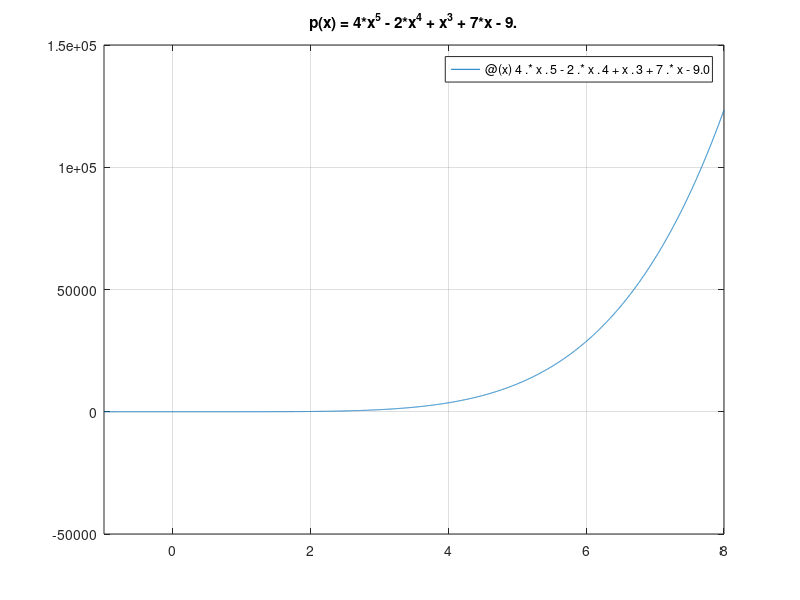
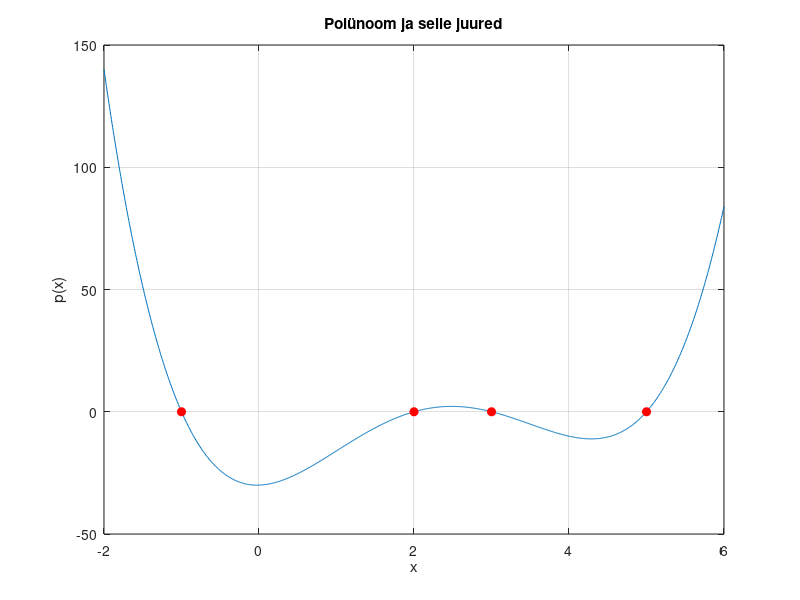
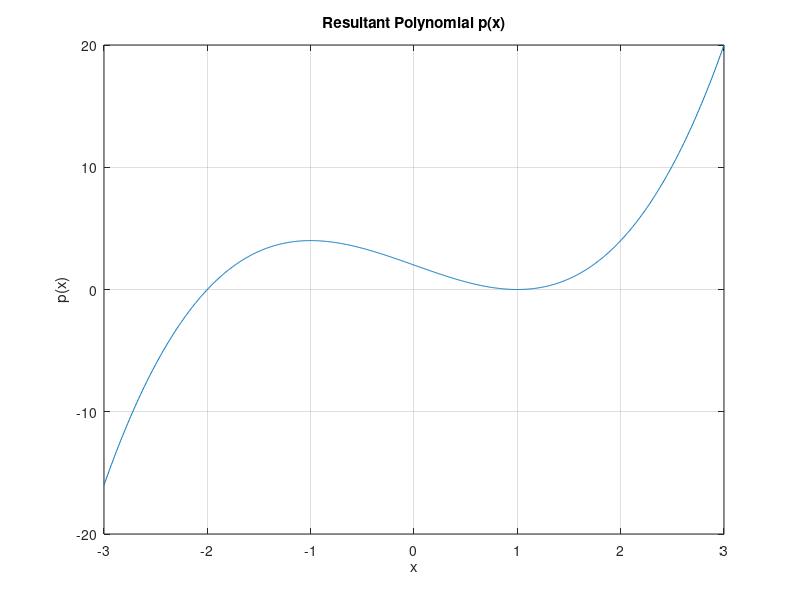
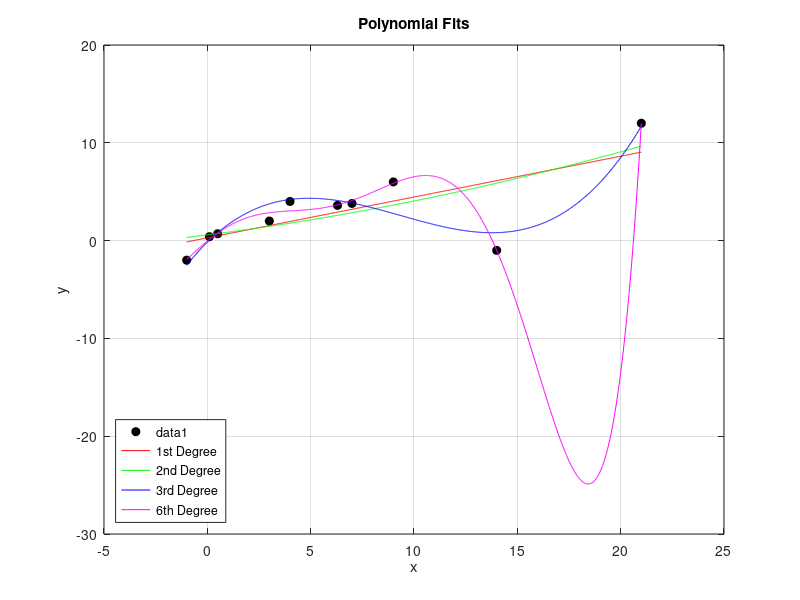

MATLAB code for these plots, in order: (Note: this script raises an error after producing the figures.)
clc
clear

fprintf("Ülesanne 1.\n")
p = @(x) 4.*x.^5 - 2.*x.^4 + x.^3 + 7.*x - 9.0;

fprintf("a)\n")
x = [0, 6];
disp(p(x))

fprintf("b) Funktsiooni p(x) graafik\n")
figure(1)
fplot(p, [-1, 8])
title("p(x) = 4*x^5 - 2*x^4 + x^3 + 7*x - 9.")
grid on

fprintf("\nÜlesanne 2.\n")
% p(x) = x^2 − x − 12
coef = [1, -1, -12];
r = roots(coef);
disp(r)

fprintf("\nÜlesanne 3.\n")

roots = [-1, 3, 2, 5];
% Polynomial with specified roots or characteristic polynomial
p = poly(roots);
x = linspace(min(roots)-1, max(roots)+1, 1000);
% Polynomial evaluation
y = polyval(p, x);

figure(2);
plot(x, y);
hold on;

% Plot the roots
plot(roots, zeros(size(roots)), 'ro', 'MarkerSize', 6, 'MarkerFaceColor', 'r');

xlabel('x');
ylabel('p(x)');
title('Polünoom ja selle juured');
grid on;
hold off;

fprintf("\nÜlesanne 4.\n")

% Define the polynomials
p1 = [1 -2 1]; % Coefficients of p1(x) = x^2 - 2x + 1
p2 = [1 2];    % Coefficients of p2(x) = x + 2

% Convolution and polynomial multiplication
p = conv(p1, p2);
%{
MATLABi funktsioon conv() teostab konvolutsiooni, 
mis on matemaatiline operatsioon, mida kasutatakse 
sageli signaalitöötluses ja polünoomide korrutamisel. 
Kui kasutame conv() funktsiooni kahe vektori puhul, 
mis esindavad polünoomi koefitsiente, siis see on 
samaväärne nende polünoomide korrutamisega.
%}

% Display the resultant polynomial coefficients
disp('Resultant polynomial coefficients:');
disp(p);

% Define the range for x values for plotting
x = linspace(-3, 3, 1000);

% Evaluate the polynomial at each x value
y = polyval(p, x);

% Plot the polynomial
figure(3);
plot(x, y);
xlabel('x');
ylabel('p(x)');
title('Resultant Polynomial p(x)');
grid on;

fprintf("\nÜlesanne 5.\n")

x = [-1, 0.1, 0.5, 3, 4, 6.3,   7, 9, 14, 21];
y = [-2, 0.4, 0.7, 2, 4, 3.6, 3.8, 6, -1, 12];

% a) Fit a first-degree polynomial
p1 = polyfit(x, y, 1);

% b) Fit a second-degree polynomial
p2 = polyfit(x, y, 2);

% c) Fit a third-degree polynomial
p3 = polyfit(x, y, 3);

% d) Fit a sixth-degree polynomial
p6 = polyfit(x, y, 6);

% Define the range for x values for plotting
x_fit = linspace(min(x), max(x), 1000);

% Evaluate the polynomials at each x value
y1 = polyval(p1, x_fit);
y2 = polyval(p2, x_fit);
y3 = polyval(p3, x_fit);
y6 = polyval(p6, x_fit);

% Plot the data points and the fitted polynomials
figure(4);
plot(x, y, 'ko', 'MarkerFaceColor', 'k'); % Data points
hold on;
plot(x_fit, y1, 'r-', 'DisplayName', '1st Degree');
plot(x_fit, y2, 'g-', 'DisplayName', '2nd Degree');
plot(x_fit, y3, 'b-', 'DisplayName', '3rd Degree');
plot(x_fit, y6, 'm-', 'DisplayName', '6th Degree');
xlabel('x');
ylabel('y');
title('Polynomial Fits');
legend( "Location", "southwest");
grid on;
hold off;

% e) Find the polynomial value at x = 3.5 for 2nd and 6th degree polynomials
x_val = 3.5;
y_val_p2 = polyval(p2, x_val);
y_val_p6 = polyval(p6, x_val);

% Display the results
disp(['Value of 2nd degree polynomial at x = 3.5: ', num2str(y_val_p2)]);
disp(['Value of 6th degree polynomial at x = 3.5: ', num2str(y_val_p6)]);

fprintf("\nÜlesanne 6.\n")
x = [-1.0  0.0 1.0  2.0];
y = [ 3.0 -4.0 5.0 -6.0];
lagrp = lagrange_poly(x, y);
fprintf("Lagrange's interpolation polynomial Φ(x) =")
disp(lagrp)

fprintf("f(0.5) = %.4f\n", lagrp(0.5))

fprintf("\nÜlesanne 7.\n")
x_aasta = [2014 2015 2016 2017 2018 2019 2020 2021];
y_oC    = [22.2 19.5 18.0 17.9 25.2 18.6 18.7 29.3];
figure(5)
plot(x_aasta, y_oC, 'ro', 'MarkerSize', 5, 'MarkerFaceColor', 'r')
grid on
hold on

% 1st-degree polynomial fit
fprintf("Lähendamine 1. astme polünoomiga:\n")
p1 = polyfit(x_aasta, y_oC, 1);   % coefficients of the polynomial
disp(p1)
xdata = linspace(min(x_aasta)-1, max(x_aasta)+1, 1000);
y1 = polyval(p1, xdata);
plot(xdata, y1)

% Centering and scaling x_aasta to avoid ill-conditioning for higher-degree polynomial
fprintf("Lähendamine 4. astme polünoomiga (centered and scaled):\n")
x_mean = mean(x_aasta);
x_scale = std(x_aasta);

% Scale and center x-values
x_scaled = (x_aasta - x_mean) / x_scale;

% Perform the polynomial fit on the scaled x-values
p4 = polyfit(x_scaled, y_oC, 4);
disp(p4)

% Generate the scaled x-values for plotting
xdata_scaled = (xdata - x_mean) / x_scale;
y4 = polyval(p4, xdata_scaled);
plot(xdata, y4)

% Add labels
xlabel('Year');
ylabel('Temperature (°C)');
legend('Data points', '1st-degree fit', '4th-degree fit');


%-----------------------------------------------------------------
function lagrp = lagrange_poly(x, y)
    % Validate input lengths
    if length(x) ~= length(y)
        error('Input vectors x and y must have the same length.');
    end
    
    % Get the number of points
    n = length(x);
    
    % Define symbolic variable
    syms X;
    
    % Initialize the Lagrange polynomial
    lagrp_sym = 0;
    
    % Construct the Lagrange polynomial
    for i = 1:n
        % Compute the Lagrange basis polynomial L_i(X)
        Li = 1;
        for j = 1:n
            if i ~= j
                Li = Li * (X - x(j)) / (x(i) - x(j));
            end
        end
        
        % Add the contribution of the current basis polynomial to the total
        lagrp_sym = lagrp_sym + Li * y(i);
    end
    
    % Simplify the resulting polynomial
    lagrp_sym = expand(lagrp_sym);
    
    % Convert to a MATLAB function for numerical evaluation
    lagrp = matlabFunction(lagrp_sym);
end
